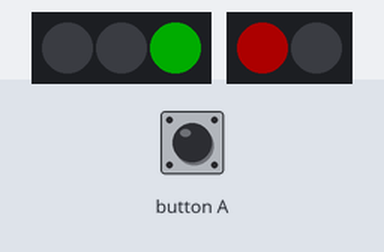
Simulated run of this program. Board: Calliope mini (MakeCode). Parts: 3 RGB LEDs in strip order, left to right, 2 RGB LEDs in strip order, left to right. The inputs (shaded band) are chosen by the test bench. Dim RGB values are drawn brighter than linear.

Above: at 1.2 s.
1.3 s: button A pressed for 0.15 s
At 2.7 s:
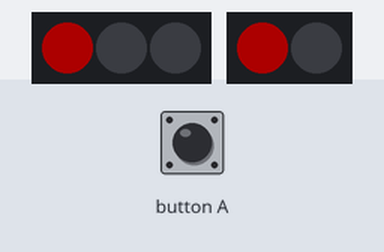
At 3.8 s:
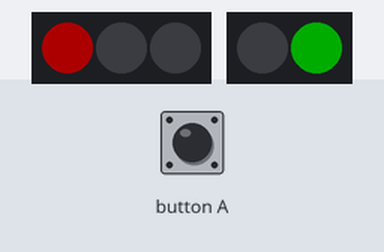
Timing chart, 0 to 8.0 s (numbered marks = the images above; inputs shaded):
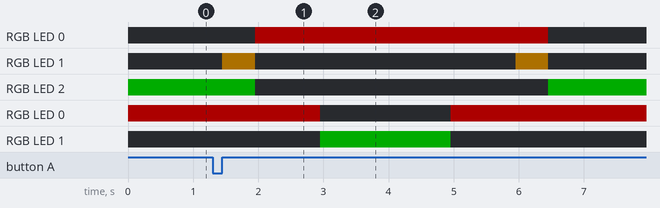

The program:

main.ts
```typescript
function Ampeln_zeigen () {
    auto.show()
    fuss.show()
}
input.onButtonPressed(Button.A, function () {
    Ampeln_aus()
    auto.setPixelColor(1, neopixel.colors(NeoPixelColors.Orange))
    auto.setPixelColor(2, neopixel.colors(NeoPixelColors.Green))
    fuss.setPixelColor(0, neopixel.colors(NeoPixelColors.Red))
    Ampeln_zeigen()
    basic.pause(500)
    Ampeln_aus()
    auto.setPixelColor(0, neopixel.colors(NeoPixelColors.Red))
    fuss.setPixelColor(0, neopixel.colors(NeoPixelColors.Red))
    Ampeln_zeigen()
    basic.pause(1000)
    Ampeln_aus()
    auto.setPixelColor(0, neopixel.colors(NeoPixelColors.Red))
    fuss.setPixelColor(1, neopixel.colors(NeoPixelColors.Green))
    Ampeln_zeigen()
    basic.pause(2000)
    Ampeln_aus()
    auto.setPixelColor(0, neopixel.colors(NeoPixelColors.Red))
    fuss.setPixelColor(0, neopixel.colors(NeoPixelColors.Red))
    Ampeln_zeigen()
    basic.pause(1000)
    Ampeln_aus()
    auto.setPixelColor(0, neopixel.colors(NeoPixelColors.Red))
    auto.setPixelColor(1, neopixel.colors(NeoPixelColors.Orange))
    fuss.setPixelColor(0, neopixel.colors(NeoPixelColors.Red))
    Ampeln_zeigen()
    basic.pause(500)
    Ampeln_aus()
    auto.setPixelColor(2, neopixel.colors(NeoPixelColors.Green))
    fuss.setPixelColor(0, neopixel.colors(NeoPixelColors.Red))
    Ampeln_zeigen()
})
function Ampeln_aus () {
    auto.clear()
    fuss.clear()
}
let fuss: neopixel.Strip = null
let auto: neopixel.Strip = null
auto = neopixel.create(DigitalPin.C16, 3, NeoPixelMode.RGB)
fuss = neopixel.create(DigitalPin.C17, 2, NeoPixelMode.RGB)
auto.setBrightness(50)
fuss.setBrightness(50)
auto.clear()
fuss.clear()
auto.setPixelColor(2, neopixel.colors(NeoPixelColors.Green))
fuss.setPixelColor(0, neopixel.colors(NeoPixelColors.Red))
auto.show()
fuss.show()
basic.forever(function () {

})
```

test.ts
```typescript
// Hier kann man Tests durchführen; diese Datei wird nicht kompiliert, wenn dieses Paket als Erweiterung verwendet wird.
```

Measured:
- after the input at 1.3 s, RGB LED 0: off → RGB(49, 0, 0) after 0.65 s, → off 4.5 s later; RGB LED 1: alternates RGB(49, 32, 0) for 0.50 s and off for 4.0 s, 4 changes in all, then stays off, starting after 0.15 s
